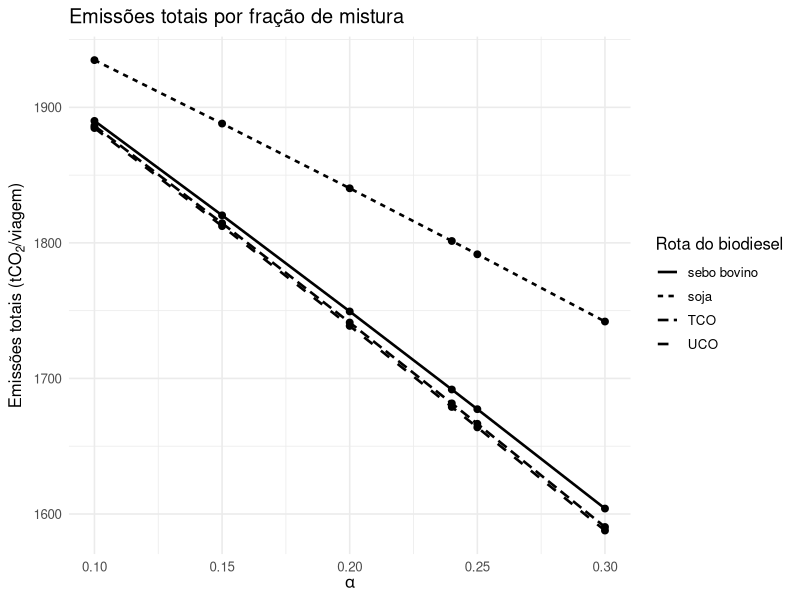
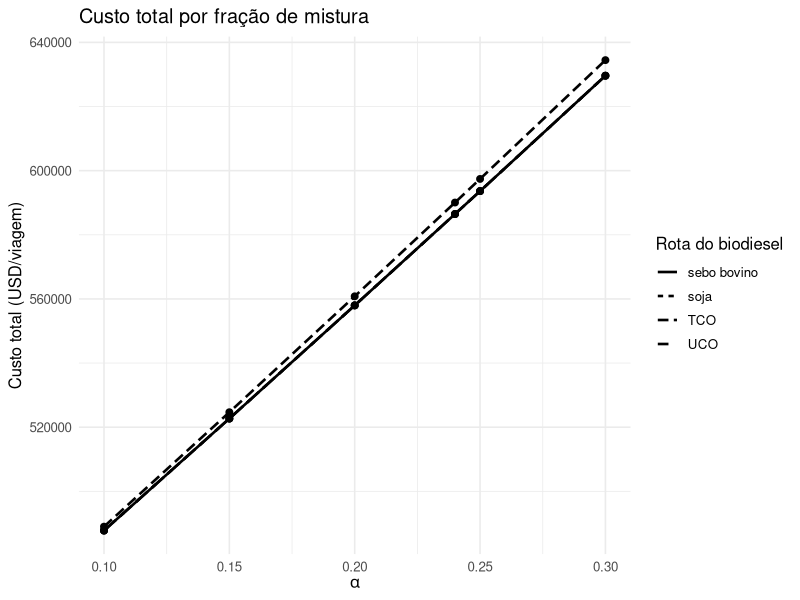
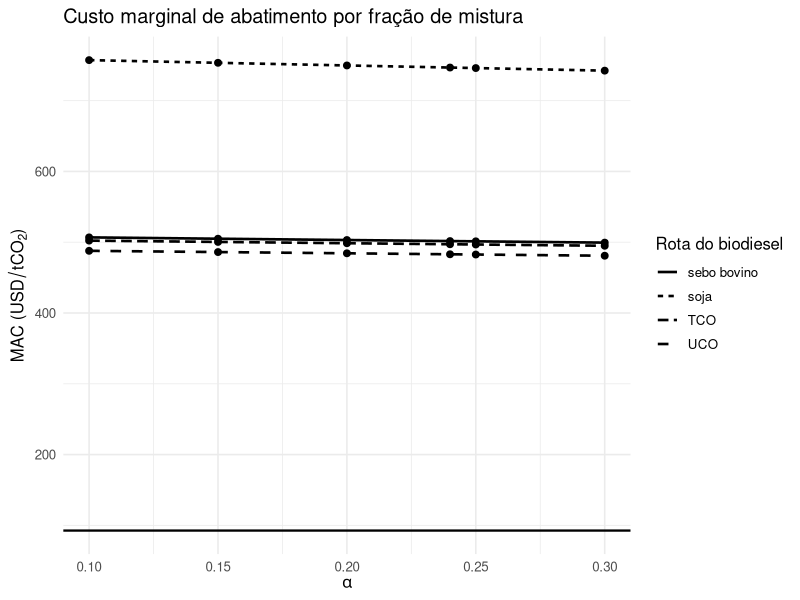
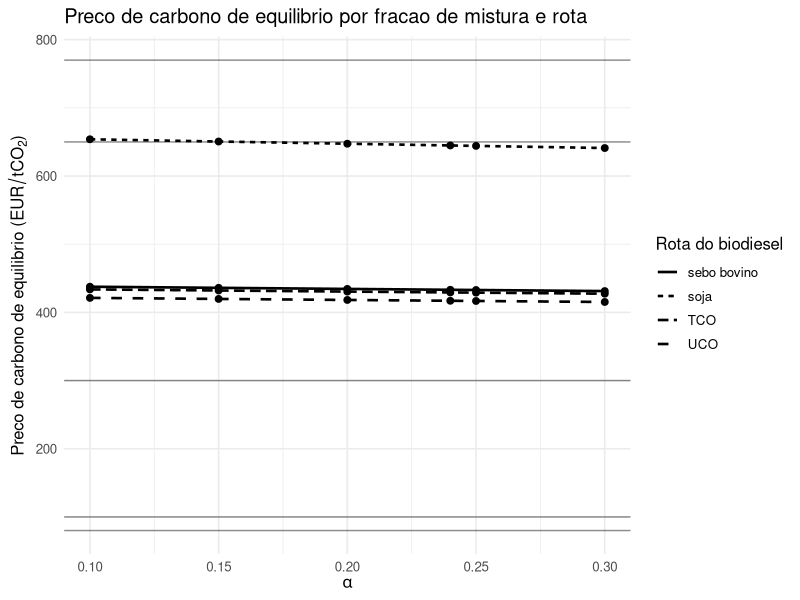
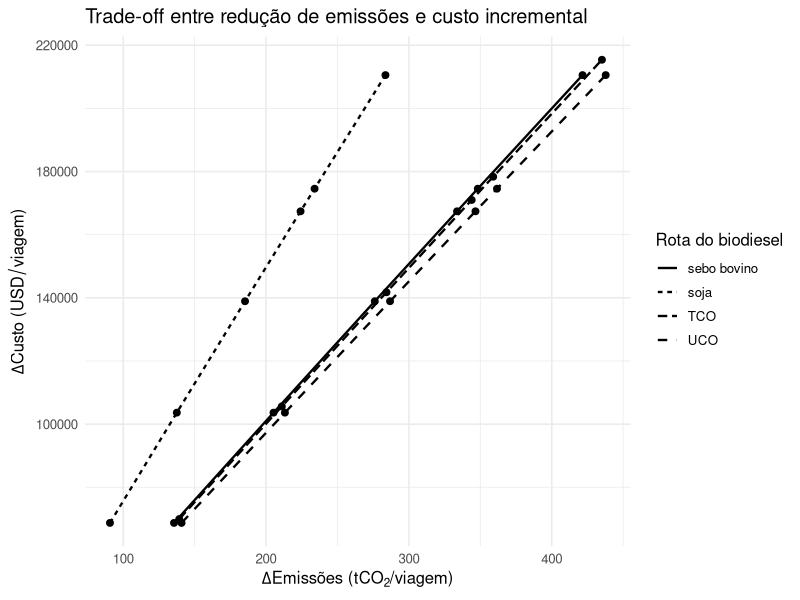
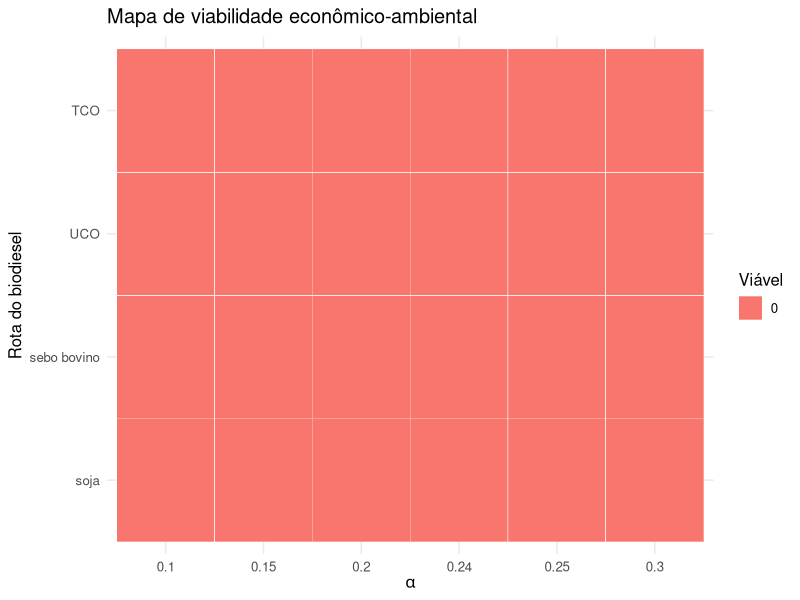
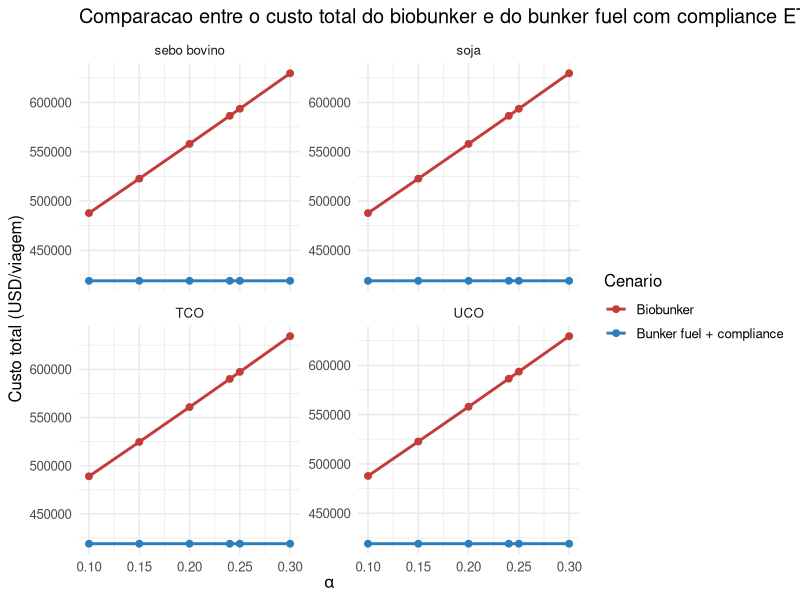
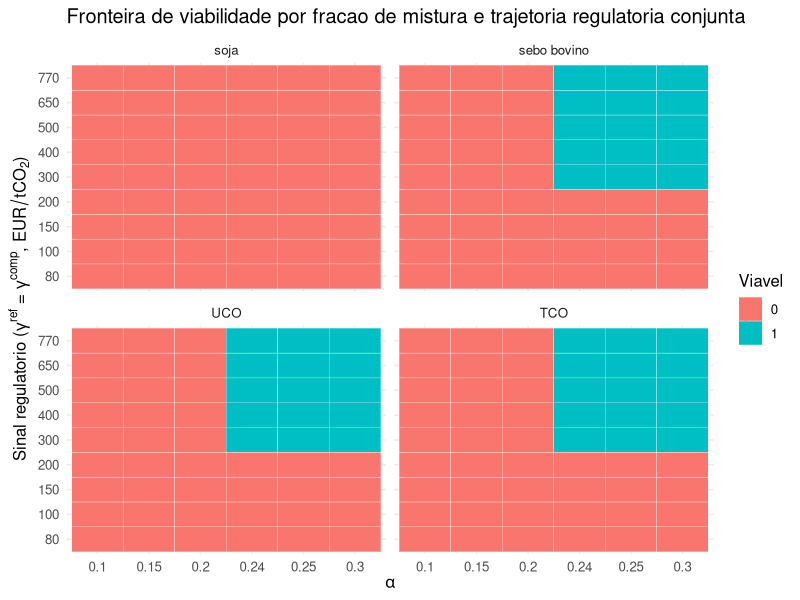

Here is the R script that generated these plots, in order:
# ============================================================
# Planejamento experimental do modelo de biobunker
# Dissertação de mestrado - versão inicial
# ============================================================

# -----------------------------
# Pacotes
# -----------------------------
suppressPackageStartupMessages({
  library(dplyr)
  library(tidyr)
  library(purrr)
  library(ggplot2)
  library(readr)
  library(stringr)
  library(forcats)
})

# -----------------------------
# Diretórios de saída
# -----------------------------
dir.create("resultados", showWarnings = FALSE)
dir.create("resultados/tabelas", recursive = TRUE, showWarnings = FALSE)
dir.create("resultados/graficos", recursive = TRUE, showWarnings = FALSE)

# -----------------------------
# Parâmetros globais
# -----------------------------

# Rota-base: Santos -> Roterdã
D_base_km   <- 10120      # km
V_base_kmh  <- 25.93      # km/h
c_base_tday <- 40         # t/dia

# Conversões operacionais
c_base_th <- c_base_tday / 24  # t/h

# Misturas avaliadas
alpha_grid <- c(0.10, 0.15, 0.20, 0.24, 0.25, 0.30)

# Rotas de produção do biodiesel
# Neste trabalho, TCO = Technical Corn Oil (óleo técnico de milho).
# A sigla não se refere a Tall Oil Crude.
rotas_bio <- c("soja", "sebo bovino", "UCO", "TCO")

# Critérios de viabilidade
delta_ref <- 0.15           # referência para critério ambiental
gamma_ref_eur <- 80         # EUR/tCO2, referência para comparar com MAC

# Faixas para sensibilidade
delta_grid <- c(0.10, 0.15, 0.20, 0.25)
gamma_grid_eur <- c(60, 80, 100)

# Câmbio de referência para comparar MAC (USD/tCO2) com gamma de referência (EUR/tCO2).
# Fonte: ECB euro foreign exchange reference rates, USD = 1.1581 em 11/03/2026.
# https://www.ecb.europa.eu/stats/policy_and_exchange_rates/euro_reference_exchange_rates/html/index.en.html
eur_to_usd_ref <- 1.1581
gamma_ref <- gamma_ref_eur * eur_to_usd_ref
gamma_grid <- gamma_grid_eur * eur_to_usd_ref

# Componente gamma^comp associado ao custo explícito de compliance do EU ETS
# na rota Santos -> Roterdã, em modelagem simplificada.
# Regras-base:
# - viagens extra-UE para UE: 50% das emissões elegíveis cobertas;
# - phase-in: 100% para emissões de 2026 em diante;
# - biomassa sustentável elegível: fator zero para surrender no EU ETS.
gamma_comp_eur_ref <- 80
gamma_comp_usd_ref <- gamma_comp_eur_ref * eur_to_usd_ref
ets_coverage_ref <- 0.50
ets_phase_in_ref <- 1.00

# Sensibilidade econômica
pb_mult_grid    <- c(0.80, 1.00, 1.20)
pbio_mult_grid  <- c(0.80, 1.00, 1.20)

# Sensibilidade ambiental
fe_mult_grid <- c(0.90, 1.00, 1.10)

# Sensibilidade operacional
op_mult_grid <- c(0.90, 1.00, 1.10)

# Sensibilidade específica para TCO
tco_fe_mult_grid <- c(0.80, 1.00, 1.20)
tco_price_mult_grid <- c(0.70, 0.85, 1.00, 1.15)

# Penalidade de interação da mistura na eficiência do motor.
# Valor pequeno e configurável para evitar comportamento idealizado demais do blend.
# Base empírica para modelar efeito do teor de biodiesel sobre consumo/eficiência:
# - Gokalp, Buyukkaya, Soyhan (2011), Biomass and Bioenergy 35(8):3575-3583,
#   doi:10.1016/j.biombioe.2011.05.015. Em misturas com marine fuel e SME,
#   o BSFC aumenta e os blends de menor teor preservam melhor o desempenho.
# - Lujan et al. (2020), Applied Sciences 10(3):907, doi:10.3390/app10030907.
#   O aumento do teor de biodiesel eleva o consumo específico e reduz a BTE.
# - Zhu et al. (2012), Applied Energy 99:363-371, doi:10.1016/j.apenergy.2012.05.049.
#   BSFC e BTE variam com o blend e com a carga, indicando resposta não linear.
eta_blend_penalty <- 0.015

# -----------------------------
# Propriedades dos combustíveis
# -----------------------------

# Bunker fuel
PCI_b  <- 40.2             # MJ/kg
eta_b  <- 0.45
p_b    <- 0.50             # USD/kg
FE_b   <- 3.114            # kgCO2/kg

# Biodiesel por rota
# TCO = technical corn oil / distillers corn oil, subproduto da cadeia do milho
# e do etanol de milho. A sigla não se refere, aqui, a Tall Oil Crude.
# A literatura trata o TCO como óleo não comestível recuperado de thin
# stillage/DDGS em plantas dry mill de etanol de milho. No contexto regulatório
# europeu, o feedstock aparece na Union Database como matéria-prima
# reconhecida, mas sem marcação Annex IX, diferindo de UCO.
# Referências:
# - Wang et al. (2015), Biotechnol Biofuels 8:178, doi:10.1186/s13068-015-0350-8.
#   No método marginal, o biodiesel de technical corn oil apresentou 14 gCO2e/MJ.
# - Dhinesh et al. (2019), Data in Brief 25:104308, PMCID: PMC6838419.
#   O biodiesel B100 de corn oil methyl ester reportou calorific value de 36.64 MJ/kg.
# - Washington Administrative Code 173-424-110(137): define technical corn oil
#   como óleo não alimentar recuperado de thin stillage/DDGS.
# - Union Database for Biofuels (EC, revisão Nov/2025): "Technical corn oil"
#   listado como matéria-prima reconhecida, sem tag Annex IX.
# Observação metodológica: para TCO, o fator de emissão WTW é mais sensível ao
# método de alocação de coprodutos do que em rotas residuais mais consolidadas,
# razão pela qual o modelo inclui sensibilidade específica para FE e preço.
fuel_tbl <- tibble(
  rota = rotas_bio,
  PCI_bio = c(37.68, 37.68, 37.68, 36.64),      # MJ/kg
  eta_bio = c(0.43, 0.43, 0.43, 0.43),
  p_bio   = c(1.60, 1.60, 1.60, 1.60),          # USD/kg (valor inicial; pode ser ajustado)
  FE_bio  = c(1.32, 0.64, 0.56, 0.513)          # kgCO2/kg: soja, sebo bovino, UCO, TCO
)

FE_b_ttw_ets <- FE_b
FE_bio_ttw_ets <- 0

# -----------------------------
# Funções auxiliares
# -----------------------------

calc_operacao <- function(D_km, V_kmh, c_tday) {
  c_th <- c_tday / 24
  T_h  <- D_km / V_kmh
  F_t  <- c_th * T_h
  F_kg <- 1000 * F_t

  tibble(
    D_km = D_km,
    V_kmh = V_kmh,
    c_tday = c_tday,
    c_th = c_th,
    T_h = T_h,
    F_t = F_t,
    F_kg = F_kg
  )
}

calc_cenario <- function(alpha, rota,
                         D_km = D_base_km,
                         V_kmh = V_base_kmh,
                         c_tday = c_base_tday,
                         p_b_val = p_b,
                         FE_b_val = FE_b,
                         PCI_b_val = PCI_b,
                         eta_b_val = eta_b,
                         delta_val = delta_ref,
                         gamma_ref_val_eur = gamma_ref_eur,
                         eur_to_usd_val = eur_to_usd_ref,
                         gamma_comp_val_eur = gamma_comp_eur_ref,
                         ets_coverage_val = ets_coverage_ref,
                         ets_phase_in_val = ets_phase_in_ref,
                         FE_b_ttw_ets_val = FE_b_ttw_ets,
                         FE_bio_ttw_ets_val = FE_bio_ttw_ets,
                         eta_blend_penalty_val = eta_blend_penalty,
                         fuel_data = fuel_tbl) {

  op <- calc_operacao(D_km, V_kmh, c_tday)

  bio <- fuel_data %>% filter(rota == !!rota)

  stopifnot(nrow(bio) == 1)

  gamma_ref_val_usd <- gamma_ref_val_eur * eur_to_usd_val
  gamma_comp_val_usd <- gamma_comp_val_eur * eur_to_usd_val

  # Mantém o mesmo serviço energético útil da viagem em todos os cenários.
  # Essa é a comparação operacionalmente mais consistente: mesma rota, mesma carga,
  # mesma velocidade/meta de viagem, logo a demanda útil é fixa e a massa consumida
  # passa a depender do blend e da eficiência efetiva.
  E_req_MJ <- op$F_kg * PCI_b_val * eta_b_val

  PCI_mix <- (1 - alpha) * PCI_b_val + alpha * bio$PCI_bio
  p_mix   <- (1 - alpha) * p_b_val + alpha * bio$p_bio
  FE_mix  <- (1 - alpha) * FE_b_val + alpha * bio$FE_bio
  FE_mix_ets_ttw <- (1 - alpha) * FE_b_ttw_ets_val + alpha * FE_bio_ttw_ets_val
  eta_mix_ideal <- (((1 - alpha) * PCI_b_val * eta_b_val) +
    (alpha * bio$PCI_bio * bio$eta_bio)) / PCI_mix
  # A penalidade alpha*(1-alpha) representa desvio moderado do caso ideal de mistura.
  # Ela evita MAC constante em alpha e reflete o fato de que o desempenho do motor
  # com blends reais depende do teor de biodiesel, da atomização e da combustão.
  eta_mix <- pmax(eta_mix_ideal - eta_blend_penalty_val * alpha * (1 - alpha), 1e-9)
  e_mix_util_MJ_kg <- PCI_mix * eta_mix
  F_mix_kg <- E_req_MJ / e_mix_util_MJ_kg

  m_b_kg <- F_mix_kg * (1 - alpha)
  m_bio_kg <- F_mix_kg * alpha

  # Cenário convencional
  G0_kg <- op$F_kg * FE_b_val
  G0_t  <- G0_kg / 1000
  C0_fuel <- op$F_kg * p_b_val
  ETS0_t <- op$F_kg * FE_b_ttw_ets_val / 1000 * ets_coverage_val * ets_phase_in_val
  C0_comp <- ETS0_t * gamma_comp_val_usd
  C0 <- C0_fuel + C0_comp

  # Cenário mistura
  G_kg <- F_mix_kg * FE_mix
  G_t  <- G_kg / 1000
  C_fuel <- F_mix_kg * p_mix
  ETS_t <- F_mix_kg * FE_mix_ets_ttw / 1000 * ets_coverage_val * ets_phase_in_val
  C_comp <- ETS_t * gamma_comp_val_usd
  C <- C_fuel + C_comp

  Delta_G_t <- G0_t - G_t
  Delta_C   <- C - C0

  MAC <- ifelse(abs(Delta_G_t) < 1e-12, NA_real_, Delta_C / Delta_G_t)
  MAC_eur <- MAC / eur_to_usd_val
  break_even_usd <- MAC
  break_even_eur <- MAC_eur

  # Energia química e útil
  E_quim_MJ <- (m_b_kg * PCI_b_val) + (m_bio_kg * bio$PCI_bio)
  E_quim_GJ <- E_quim_MJ / 1000
  E_util_GJ <- E_quim_GJ * eta_mix
  eta_mix_eff <- ifelse(E_quim_GJ > 0, E_util_GJ / E_quim_GJ, NA_real_)

  # Critério de viabilidade
  V <- ifelse((G_t <= (1 - delta_val) * G0_t) & (!is.na(MAC)) & (MAC <= gamma_ref_val_usd), 1, 0)

  tibble(
    rota = rota,
    alpha = alpha,
    D_km = op$D_km,
    V_kmh = op$V_kmh,
    c_tday = op$c_tday,
    T_h = op$T_h,
    F_t = op$F_t,
    F0_kg = op$F_kg,
    F_kg = F_mix_kg,
    m_b_kg = m_b_kg,
    m_bio_kg = m_bio_kg,
    PCI_mix = PCI_mix,
    p_mix = p_mix,
    FE_mix = FE_mix,
    FE_mix_ets_ttw = FE_mix_ets_ttw,
    eta_mix = eta_mix_eff,
    E_req_GJ = E_req_MJ / 1000,
    E_quim_GJ = E_quim_GJ,
    E_util_GJ = E_util_GJ,
    G_t = G_t,
    ETS_t = ETS_t,
    C_fuel_USD = C_fuel,
    C_comp_USD = C_comp,
    C_USD = C,
    G0_t = G0_t,
    ETS0_t = ETS0_t,
    C0_fuel_USD = C0_fuel,
    C0_comp_USD = C0_comp,
    C0_USD = C0,
    Delta_G_t = Delta_G_t,
    Delta_C_USD = Delta_C,
    MAC_USD_tCO2 = MAC,
    MAC_EUR_tCO2 = MAC_eur,
    break_even_USD_tCO2 = break_even_usd,
    break_even_EUR_tCO2 = break_even_eur,
    delta_ref = delta_val,
    gamma_ref_eur = gamma_ref_val_eur,
    gamma_ref_usd = gamma_ref_val_usd,
    gamma_comp_eur = gamma_comp_val_eur,
    gamma_comp_usd = gamma_comp_val_usd,
    ets_coverage = ets_coverage_val,
    ets_phase_in = ets_phase_in_val,
    eur_to_usd = eur_to_usd_val,
    V = V
  )
}

save_plot <- function(plot_obj, filename, width = 9, height = 6, dpi = 300) {
  ggsave(
    filename = file.path("resultados/graficos", filename),
    plot = plot_obj,
    width = width,
    height = height,
    dpi = dpi,
    bg = "white"
  )
}

# -----------------------------
# Setup E1 - Cenário-base
# -----------------------------
res_E1 <- expand_grid(
  alpha = alpha_grid,
  rota = rotas_bio
) %>%
  pmap_dfr(\(alpha, rota) calc_cenario(alpha = alpha, rota = rota))

write_csv(res_E1, "resultados/tabelas/E1_cenario_base.csv")

# -----------------------------
# Setup E2 - Sensibilidade econômica
# -----------------------------
res_E2 <- expand_grid(
  alpha = alpha_grid,
  rota = rotas_bio,
  pb_mult = pb_mult_grid,
  pbio_mult = pbio_mult_grid
) %>%
  left_join(fuel_tbl, by = c("rota" = "rota")) %>%
  mutate(
    p_bio_adj = p_bio * pbio_mult,
    p_b_adj = p_b * pb_mult,
    fuel_data_adj = pmap(
      list(rota, PCI_bio, eta_bio, p_bio_adj, FE_bio),
      \(rota, PCI_bio, eta_bio, p_bio_adj, FE_bio) {
        tibble(
          rota = rota,
          PCI_bio = PCI_bio,
          eta_bio = eta_bio,
          p_bio = p_bio_adj,
          FE_bio = FE_bio
        )
      }
    ),
    data = pmap(
      list(alpha, rota, p_b_adj, fuel_data_adj),
      \(alpha, rota, p_b_adj, fuel_data_adj) {
        calc_cenario(
          alpha = alpha,
          rota = rota,
          p_b_val = p_b_adj,
          fuel_data = fuel_data_adj
        )
      }
    )
  ) %>%
  mutate(
    data = pmap(
      list(data, pb_mult, pbio_mult),
      \(data, pb_mult, pbio_mult) {
        bind_cols(tibble(pb_mult = pb_mult, pbio_mult = pbio_mult), data)
      }
    )
  ) %>%
  pull(data) %>%
  list_rbind()

write_csv(res_E2, "resultados/tabelas/E2_sensibilidade_economica.csv")

# -----------------------------
# Setup E3 - Sensibilidade ambiental
# -----------------------------
res_E3 <- expand_grid(
  alpha = alpha_grid,
  rota = rotas_bio,
  fe_mult = fe_mult_grid
) %>%
  left_join(fuel_tbl, by = c("rota" = "rota")) %>%
  mutate(
    FE_bio_adj = FE_bio * fe_mult,
    fuel_data_adj = pmap(
      list(rota, PCI_bio, eta_bio, p_bio, FE_bio_adj),
      \(rota, PCI_bio, eta_bio, p_bio, FE_bio_adj) {
        tibble(
          rota = rota,
          PCI_bio = PCI_bio,
          eta_bio = eta_bio,
          p_bio = p_bio,
          FE_bio = FE_bio_adj
        )
      }
    ),
    data = pmap(
      list(alpha, rota, fuel_data_adj),
      \(alpha, rota, fuel_data_adj) {
        calc_cenario(
          alpha = alpha,
          rota = rota,
          fuel_data = fuel_data_adj
        )
      }
    )
  ) %>%
  mutate(
    data = pmap(
      list(data, fe_mult),
      \(data, fe_mult) bind_cols(tibble(fe_mult = fe_mult), data)
    )
  ) %>%
  pull(data) %>%
  list_rbind()

write_csv(res_E3, "resultados/tabelas/E3_sensibilidade_ambiental.csv")

# -----------------------------
# Setup E4 - Sensibilidade regulatória
# -----------------------------
res_E4 <- expand_grid(
  alpha = alpha_grid,
  rota = rotas_bio,
  gamma_ref_eur = gamma_grid_eur,
  delta_ref = delta_grid
) %>%
  mutate(
    data = pmap(
      list(alpha, rota, delta_ref, gamma_ref_eur),
      \(alpha, rota, delta_ref, gamma_ref_eur) {
        calc_cenario(
          alpha = alpha,
          rota = rota,
          delta_val = delta_ref,
          gamma_ref_val_eur = gamma_ref_eur
        )
      }
    )
  ) %>%
  pull(data) %>%
  list_rbind()

write_csv(res_E4, "resultados/tabelas/E4_sensibilidade_regulatoria.csv")

# -----------------------------
# Setup E5 - Sensibilidade operacional
# -----------------------------
res_E5 <- expand_grid(
  alpha = alpha_grid,
  rota = rotas_bio,
  D_mult = op_mult_grid,
  V_mult = op_mult_grid,
  c_mult = op_mult_grid
) %>%
  mutate(
    D_adj = D_base_km * D_mult,
    V_adj = V_base_kmh * V_mult,
    c_adj = c_base_tday * c_mult,
    data = pmap(
      list(alpha, rota, D_adj, V_adj, c_adj),
      \(alpha, rota, D_adj, V_adj, c_adj) {
        calc_cenario(
          alpha = alpha,
          rota = rota,
          D_km = D_adj,
          V_kmh = V_adj,
          c_tday = c_adj
        )
      }
    )
  ) %>%
  mutate(
    data = pmap(
      list(data, D_mult, V_mult, c_mult),
      \(data, D_mult, V_mult, c_mult) {
        bind_cols(tibble(D_mult = D_mult, V_mult = V_mult, c_mult = c_mult), data)
      }
    )
  ) %>%
  pull(data) %>%
  list_rbind()

write_csv(res_E5, "resultados/tabelas/E5_sensibilidade_operacional.csv")

# -----------------------------
# Setup E6 - Caminhos de viabilidade regulatória
# -----------------------------
policy_tbl <- tibble(
  policy_path = c(
    "EU ETS - referencia",
    "EU ETS - teto recente",
    "Carbono reforcado I",
    "Carbono reforcado II",
    "Inducao forte I",
    "Inducao forte II",
    "Inducao forte III",
    "FuelEU implicito - baixo",
    "FuelEU implicito - alto"
  ),
  gamma_ref_signal_eur = c(80, 100, 150, 200, 300, 400, 500, 650, 770),
  gamma_comp_signal_eur = c(80, 100, 150, 200, 300, 400, 500, 650, 770)
)

res_E6 <- expand_grid(
  alpha = alpha_grid,
  rota = rotas_bio,
  policy_path = policy_tbl$policy_path
) %>%
  left_join(policy_tbl, by = "policy_path") %>%
  mutate(
    data = pmap(
      list(alpha, rota, gamma_ref_signal_eur, gamma_comp_signal_eur),
      \(alpha, rota, gamma_ref_signal_eur, gamma_comp_signal_eur) {
        calc_cenario(
          alpha = alpha,
          rota = rota,
          gamma_ref_val_eur = gamma_ref_signal_eur,
          gamma_comp_val_eur = gamma_comp_signal_eur
        )
      }
    )
  ) %>%
  mutate(
    data = pmap(
      list(data, policy_path, gamma_ref_signal_eur, gamma_comp_signal_eur),
      \(data, policy_path, gamma_ref_signal_eur, gamma_comp_signal_eur) {
        bind_cols(
          tibble(
            policy_path = policy_path,
            gamma_ref_signal_eur = gamma_ref_signal_eur,
            gamma_comp_signal_eur = gamma_comp_signal_eur
          ),
          data
        )
      }
    )
  ) %>%
  pull(data) %>%
  list_rbind()

write_csv(res_E6, "resultados/tabelas/E6_caminhos_viabilidade.csv")

# -----------------------------
# Setup E7 - Sensibilidade específica para TCO
# -----------------------------
tco_row <- fuel_tbl %>% filter(rota == "TCO")

res_E7 <- expand_grid(
  alpha = alpha_grid,
  tco_fe_mult = tco_fe_mult_grid,
  tco_price_mult = tco_price_mult_grid
) %>%
  mutate(
    fuel_data_adj = pmap(
      list(tco_fe_mult, tco_price_mult),
      \(tco_fe_mult, tco_price_mult) {
        fuel_tbl %>%
          mutate(
            p_bio = if_else(rota == "TCO", tco_row$p_bio * tco_price_mult, p_bio),
            FE_bio = if_else(rota == "TCO", tco_row$FE_bio * tco_fe_mult, FE_bio)
          )
      }
    ),
    data = pmap(
      list(alpha, fuel_data_adj),
      \(alpha, fuel_data_adj) {
        calc_cenario(
          alpha = alpha,
          rota = "TCO",
          fuel_data = fuel_data_adj
        )
      }
    )
  ) %>%
  mutate(
    data = pmap(
      list(data, tco_fe_mult, tco_price_mult),
      \(data, tco_fe_mult, tco_price_mult) {
        bind_cols(
          tibble(tco_fe_mult = tco_fe_mult, tco_price_mult = tco_price_mult),
          data
        )
      }
    )
  ) %>%
  pull(data) %>%
  list_rbind()

write_csv(res_E7, "resultados/tabelas/E7_sensibilidade_tco.csv")

# ============================================================
# Gráficos principais da dissertação / artigo
# ============================================================

# -----------------------------
# Gráfico 1 - Emissões vs alpha
# -----------------------------
g1 <- ggplot(res_E1, aes(x = alpha, y = G_t, group = rota, linetype = rota)) +
  geom_line(linewidth = 0.9) +
  geom_point(size = 2) +
  labs(
    x = expression(alpha),
    y = expression("Emissões totais " * "(" * t * CO[2] * "/" * "viagem" * ")"),
    title = "Emissões totais por fração de mistura",
    linetype = "Rota do biodiesel"
  ) +
  theme_minimal(base_size = 12)

save_plot(g1, "grafico_01_emissoes_vs_alpha.png")

# -----------------------------
# Gráfico 2 - Custo total vs alpha
# -----------------------------
g2 <- ggplot(res_E1, aes(x = alpha, y = C_USD, group = rota, linetype = rota)) +
  geom_line(linewidth = 0.9) +
  geom_point(size = 2) +
  labs(
    x = expression(alpha),
    y = "Custo total (USD/viagem)",
    title = "Custo total por fração de mistura",
    linetype = "Rota do biodiesel"
  ) +
  theme_minimal(base_size = 12)

save_plot(g2, "grafico_02_custo_vs_alpha.png")

# -----------------------------
# Gráfico 3 - MAC vs alpha
# -----------------------------
g3 <- ggplot(res_E1, aes(x = alpha, y = MAC_USD_tCO2, group = rota, linetype = rota)) +
  geom_line(linewidth = 0.9) +
  geom_point(size = 2) +
  geom_hline(yintercept = gamma_ref, linewidth = 0.8) +
  labs(
    x = expression(alpha),
    y = expression("MAC " * "(" * USD/tCO[2] * ")"),
    title = "Custo marginal de abatimento por fração de mistura",
    linetype = "Rota do biodiesel"
  ) +
  theme_minimal(base_size = 12)

save_plot(g3, "grafico_03_mac_vs_alpha.png")

# -----------------------------
# Gráfico 3B - Break-even carbon price vs alpha
# -----------------------------
policy_lines <- tibble(
  y = c(80, 100, 300, 650, 770),
  label = c(
    "EU ETS ref. 80",
    "EU ETS teto 100",
    "Inducao forte 300",
    "FuelEU impl. 650",
    "FuelEU impl. 770"
  )
)

g3b <- ggplot(res_E1, aes(x = alpha, y = break_even_EUR_tCO2, group = rota, linetype = rota)) +
  geom_hline(data = policy_lines, aes(yintercept = y), linewidth = 0.5, alpha = 0.45) +
  geom_line(linewidth = 0.9) +
  geom_point(size = 2) +
  labs(
    x = expression(alpha),
    y = expression("Preco de carbono de equilibrio " * "(" * EUR/tCO[2] * ")"),
    title = "Preco de carbono de equilibrio por fracao de mistura e rota",
    linetype = "Rota do biodiesel"
  ) +
  theme_minimal(base_size = 12)

save_plot(g3b, "grafico_03b_break_even_vs_alpha.png")

# -----------------------------
# Gráfico 4 - Trade-off DeltaG vs DeltaC
# -----------------------------
g4 <- ggplot(res_E1, aes(x = Delta_G_t, y = Delta_C_USD, linetype = rota)) +
  geom_point(size = 2) +
  geom_path(linewidth = 0.8) +
  labs(
    x = expression(Delta * "Emissões " * "(" * t * CO[2] * "/" * "viagem" * ")"),
    y = expression(Delta * "Custo " * "(" * USD/viagem * ")"),
    title = "Trade-off entre redução de emissões e custo incremental",
    linetype = "Rota do biodiesel"
  ) +
  theme_minimal(base_size = 12)

save_plot(g4, "grafico_04_tradeoff_deltaG_deltaC.png")

# -----------------------------
# Gráfico 5 - Heatmap de viabilidade
# -----------------------------
heat_E4 <- res_E4 %>%
  filter(delta_ref == delta_ref[1] | delta_ref == 0.15) %>%
  filter(gamma_ref_eur == gamma_ref_eur[1] | gamma_ref_eur == 80) %>%
  mutate(
    rota = factor(rota, levels = c("soja", "sebo bovino", "UCO", "TCO")),
    alpha_f = factor(alpha)
  )

g5 <- ggplot(heat_E4, aes(x = alpha_f, y = rota, fill = factor(V))) +
  geom_tile(color = "white") +
  labs(
    x = expression(alpha),
    y = "Rota do biodiesel",
    fill = "Viável",
    title = "Mapa de viabilidade econômico-ambiental"
  ) +
  theme_minimal(base_size = 12)

save_plot(g5, "grafico_05_heatmap_viabilidade.png")

# -----------------------------
# Gráfico 6 - Decomposição do custo total
# -----------------------------
cost_compare <- res_E1 %>%
  transmute(
    rota,
    alpha,
    `Biobunker` = C_USD,
    `Bunker fuel + compliance` = C0_USD
  ) %>%
  pivot_longer(
    cols = c(`Biobunker`, `Bunker fuel + compliance`),
    names_to = "cenario",
    values_to = "custo_usd"
  ) %>%
  mutate(
    cenario = factor(cenario, levels = c("Biobunker", "Bunker fuel + compliance"))
  )

g6 <- ggplot(cost_compare, aes(x = alpha, y = custo_usd, color = cenario, linetype = cenario)) +
  geom_line(linewidth = 1.0) +
  geom_point(size = 2.0) +
  facet_wrap(~ rota, scales = "free_y") +
  scale_color_manual(
    values = c(
      "Biobunker" = "#C43C39",
      "Bunker fuel + compliance" = "#2C7FB8"
    )
  ) +
  scale_linetype_manual(
    values = c(
      "Biobunker" = "solid",
      "Bunker fuel + compliance" = "solid"
    )
  ) +
  labs(
    x = expression(alpha),
    y = "Custo total (USD/viagem)",
    color = "Cenario",
    linetype = "Cenario",
    title = "Comparacao entre o custo total do biobunker e do bunker fuel com compliance ETS"
  ) +
  theme_minimal(base_size = 12)

save_plot(g6, "grafico_06_decomposicao_custo.png")

# -----------------------------
# Gráfico 7 - Fronteira de viabilidade regulatória
# -----------------------------
frontier_E6 <- res_E6 %>%
  mutate(
    rota = factor(rota, levels = c("soja", "sebo bovino", "UCO", "TCO")),
    alpha_f = factor(alpha),
    policy_f = factor(gamma_ref_signal_eur, levels = sort(unique(gamma_ref_signal_eur)))
  )

g7 <- ggplot(frontier_E6, aes(x = alpha_f, y = policy_f, fill = factor(V))) +
  geom_tile(color = "white") +
  facet_wrap(~ rota) +
  labs(
    x = expression(alpha),
    y = expression("Sinal regulatorio " * "(" * gamma^{ref} * " = " * gamma^{comp} * ", " * EUR/tCO[2] * ")"),
    fill = "Viavel",
    title = "Fronteira de viabilidade por fracao de mistura e trajetoria regulatoria conjunta"
  ) +
  theme_minimal(base_size = 12)

save_plot(g7, "grafico_07_fronteira_viabilidade.png")

# -----------------------------
# Gráfico 8 - Heatmap de break-even
# -----------------------------
heat_break_even <- res_E1 %>%
  mutate(
    rota = factor(rota, levels = c("soja", "sebo bovino", "UCO", "TCO")),
    alpha_f = factor(alpha)
  )

g8 <- ggplot(heat_break_even, aes(x = alpha_f, y = rota, fill = break_even_EUR_tCO2)) +
  geom_tile(color = "white") +
  labs(
    x = expression(alpha),
    y = "Rota do biodiesel",
    fill = expression("Break-even" ~ "(" * EUR/tCO[2] * ")"),
    title = "Preco de carbono de equilibrio por rota e fracao de mistura"
  ) +
  theme_minimal(base_size = 12)

save_plot(g8, "grafico_08_heatmap_break_even.png")

# ============================================================
# Tabelas-resumo
# ============================================================

# Resumo E1
resumo_E1 <- res_E1 %>%
  group_by(rota) %>%
  summarise(
    G_min_t = min(G_t, na.rm = TRUE),
    G_max_t = max(G_t, na.rm = TRUE),
    C_min_USD = min(C_USD, na.rm = TRUE),
    C_max_USD = max(C_USD, na.rm = TRUE),
    MAC_min = min(MAC_USD_tCO2, na.rm = TRUE),
    MAC_max = max(MAC_USD_tCO2, na.rm = TRUE),
    n_viaveis = sum(V, na.rm = TRUE),
    .groups = "drop"
  )

write_csv(resumo_E1, "resultados/tabelas/resumo_E1.csv")

resumo_break_even <- res_E1 %>%
  group_by(rota) %>%
  slice_min(order_by = break_even_EUR_tCO2, n = 1, with_ties = FALSE) %>%
  ungroup() %>%
  transmute(
    rota,
    alpha_break_even_min = alpha,
    break_even_min_eur_tco2 = break_even_EUR_tCO2,
    reducao_emissoes_pct = 100 * Delta_G_t / G0_t,
    custo_total_usd = C_USD
  )

write_csv(resumo_break_even, "resultados/tabelas/resumo_break_even.csv")

resumo_E7_tco <- res_E7 %>%
  group_by(tco_fe_mult, tco_price_mult) %>%
  summarise(
    break_even_min_eur_tco2 = min(break_even_EUR_tCO2, na.rm = TRUE),
    alpha_break_even_min = alpha[which.min(break_even_EUR_tCO2)],
    n_viaveis = sum(V, na.rm = TRUE),
    .groups = "drop"
  )

write_csv(resumo_E7_tco, "resultados/tabelas/resumo_E7_tco.csv")

# Tabela específica alpha = 0.24
tab_B24 <- res_E1 %>%
  filter(abs(alpha - 0.24) < 1e-9) %>%
  select(
    rota, alpha, E_util_GJ, C_USD, G_t, Delta_G_t, Delta_C_USD, MAC_USD_tCO2, V
  )

write_csv(tab_B24, "resultados/tabelas/tabela_B24.csv")

# Reprodução do exemplo numérico da Seção III.9 segundo o modelo executado
calc_exemplo_capitulo3 <- function() {
  base_row <- calc_cenario(alpha = 0, rota = "sebo bovino") %>%
    slice(1)

  mix_rows <- res_E1 %>%
    filter(abs(alpha - 0.24) < 1e-9) %>%
    transmute(
      cenario = recode(
        rota,
        "soja" = "B24 Soja",
        "sebo bovino" = "B24 Sebo",
        "UCO" = "B24 UCO",
        "TCO" = "B24 TCO"
      ),
      massa_total_kg = F_kg,
      massa_bunker_kg = m_b_kg,
      massa_biodiesel_kg = m_bio_kg,
      energia_GJ = E_util_GJ,
      custo_USD = C_USD,
      CO2_t = G_t,
      reducao_pct = 100 * Delta_G_t / G0_t,
      MAC_USD_tCO2 = MAC_USD_tCO2
    )

  bind_rows(
    tibble(
      cenario = "bunker fuel",
      massa_total_kg = base_row$F_kg,
      massa_bunker_kg = base_row$F_kg,
      massa_biodiesel_kg = 0,
      energia_GJ = base_row$E_util_GJ,
      custo_USD = base_row$C_USD,
      CO2_t = base_row$G_t,
      reducao_pct = 0,
      MAC_USD_tCO2 = NA_real_
    ),
    mix_rows
  ) %>%
    mutate(
      cenario = factor(
        cenario,
        levels = c("bunker fuel", "B24 Sebo", "B24 UCO", "B24 TCO", "B24 Soja")
      )
    ) %>%
    arrange(cenario) %>%
    mutate(
      massa_total_kg = round(massa_total_kg, 0),
      massa_bunker_kg = round(massa_bunker_kg, 0),
      massa_biodiesel_kg = round(massa_biodiesel_kg, 0),
      energia_GJ = round(energia_GJ, 3),
      custo_USD = round(custo_USD, 0),
      CO2_t = round(CO2_t, 3),
      reducao_pct = round(reducao_pct, 3),
      MAC_USD_tCO2 = round(MAC_USD_tCO2, 3)
    )
}

tab_capitulo3_B24 <- calc_exemplo_capitulo3()

write_csv(tab_capitulo3_B24, "resultados/tabelas/tabela_capitulo3_B24.csv")

# ============================================================
# Mensagem final
# ============================================================
cat("\nPlanejamento experimental executado com sucesso.\n")
cat("Arquivos salvos em:\n")
cat("- resultados/tabelas/\n")
cat("- resultados/graficos/\n\n")
